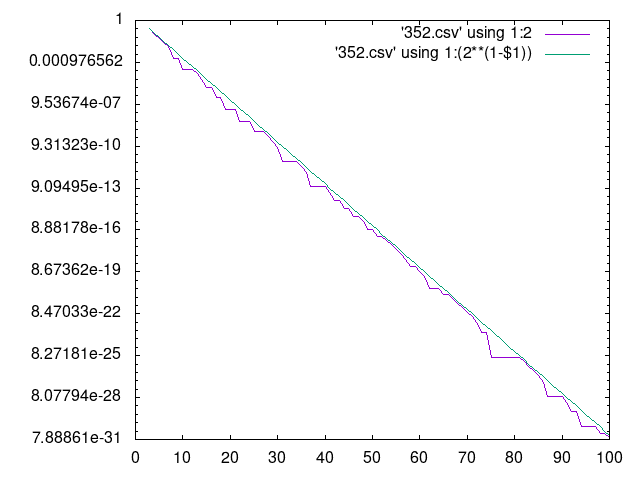

Source code (gnuplot):
set logscale y 2
set format y '%g'
set terminal png
set output '352.png'

plot 	'352.csv' using 1:2 with lines, \
	'352.csv' using 1:(2**(1-$1)) with lines
